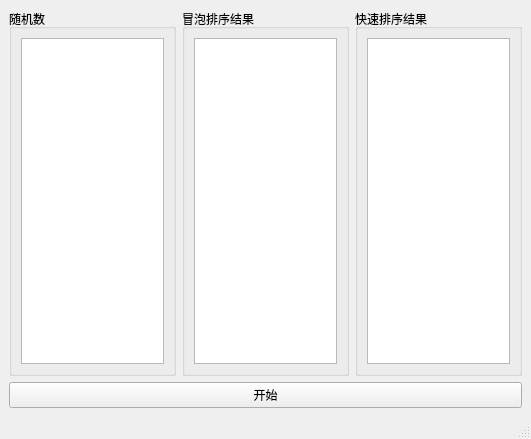
<?xml version="1.0" encoding="UTF-8"?>
<ui version="4.0">
 <class>MainWindow</class>
 <widget class="QMainWindow" name="MainWindow">
  <property name="geometry">
   <rect>
    <x>0</x>
    <y>0</y>
    <width>531</width>
    <height>439</height>
   </rect>
  </property>
  <property name="windowTitle">
   <string>MainWindow</string>
  </property>
  <widget class="QWidget" name="centralwidget">
   <layout class="QVBoxLayout" name="verticalLayout_4">
    <item>
     <layout class="QHBoxLayout" name="horizontalLayout">
      <item>
       <widget class="QGroupBox" name="groupBox">
        <property name="title">
         <string>随机数</string>
        </property>
        <layout class="QVBoxLayout" name="verticalLayout">
         <item>
          <widget class="QListWidget" name="randList"/>
         </item>
        </layout>
       </widget>
      </item>
      <item>
       <widget class="QGroupBox" name="groupBox_2">
        <property name="title">
         <string>冒泡排序结果</string>
        </property>
        <layout class="QVBoxLayout" name="verticalLayout_2">
         <item>
          <widget class="QListWidget" name="bubbleList"/>
         </item>
        </layout>
       </widget>
      </item>
      <item>
       <widget class="QGroupBox" name="groupBox_3">
        <property name="title">
         <string>快速排序结果</string>
        </property>
        <layout class="QVBoxLayout" name="verticalLayout_3">
         <item>
          <widget class="QListWidget" name="quickList"/>
         </item>
        </layout>
       </widget>
      </item>
     </layout>
    </item>
    <item>
     <widget class="QPushButton" name="start">
      <property name="text">
       <string>开始</string>
      </property>
     </widget>
    </item>
   </layout>
  </widget>
  <widget class="QMenuBar" name="menubar">
   <property name="geometry">
    <rect>
     <x>0</x>
     <y>0</y>
     <width>531</width>
     <height>22</height>
    </rect>
   </property>
  </widget>
  <widget class="QStatusBar" name="statusbar"/>
 </widget>
 <resources/>
 <connections/>
</ui>
